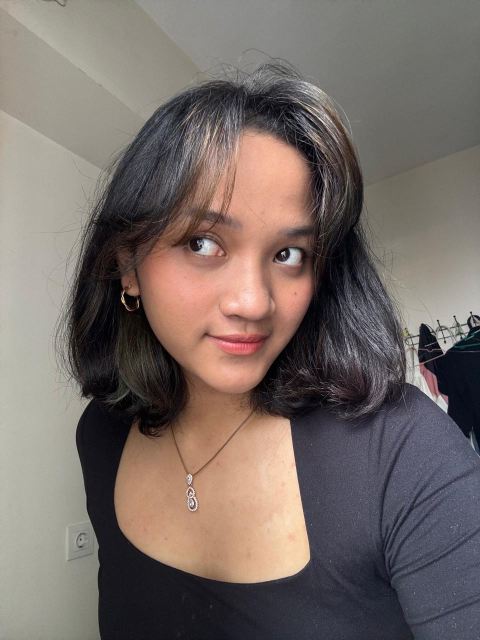
#> input picture data/face.jpeg, 960 x 1280 px (shown at 1/2 size)
$ jupyter execute watermarking_analysis.ipynb   (text cells are left out)
#> lines starting #> are read from the running program, lines starting #| are printed output that depends on the picture; after the words box and inside, x2 and y2 are one past the last pixel; in counts of white or black regions, pixels touching at a corner belong together; pictures that were not available may be replaced by others from this repository, and a replacement may not be noted
[cell 1]
import cv2
import numpy as np
import matplotlib.pyplot as plt
import matplotlib.patches as patches
import os
from scipy.fftpack import dct, idct

print("Libraries successfully imported.")

[cell 2]
# Global Parameters
BIT_POSITION = 3       # Posisi bit untuk penyisipan (Robust LSB)
WM_SIZE = (64, 64)      # Ukuran watermark
LOCATION = 'top-left'   # Lokasi penyisipan

def load_image(path, mode='gray'):
#> called with path = '../data/face.jpeg', mode = 'color'
    if mode == 'gray':
        img = cv2.imread(path, cv2.IMREAD_GRAYSCALE)
    else:
        img = cv2.imread(path, cv2.IMREAD_COLOR)
#> img is the input picture: shape (1280, 960, 3); mean B, G, R 102.4, 107.5, 118.6
    if img is None:
        raise FileNotFoundError(f"Gambar tidak ditemukan: {path}")
    return img

def load_watermark(path, size):
#> called with path = '../data/barbie_logo.png', size = (64, 64)
    wm = cv2.imread(path, cv2.IMREAD_GRAYSCALE)
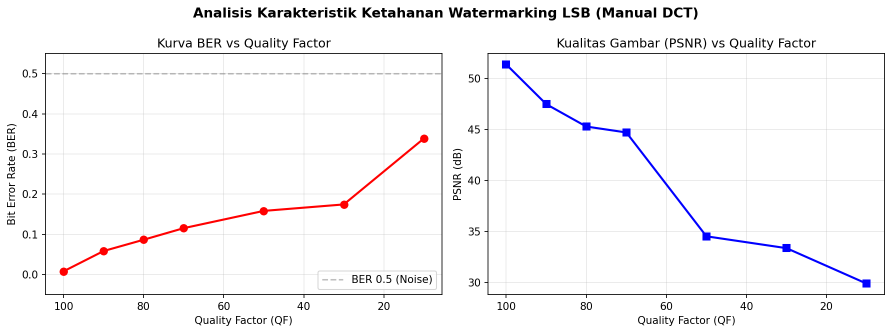
#> input picture Hasil/exp1_ber_psnr_chart.png, 1784 x 667 px, given in place of barbie_logo.png, which was not available (shown at 1/2 size)
#> wm: shape (667, 1784); min 0, max 255, mean 246.7
    if wm is None:
        raise FileNotFoundError(f"Watermark tidak ditemukan: {path}")
    wm = cv2.resize(wm, size, interpolation=cv2.INTER_NEAREST)
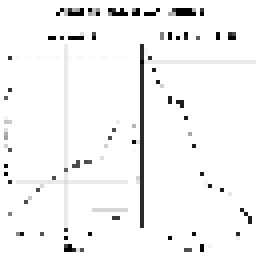
#> wm: shape (64, 64) (shown 4 times larger); min 0, max 255, mean 245
    _, wm_binary = cv2.threshold(wm, 127, 1, cv2.THRESH_BINARY)
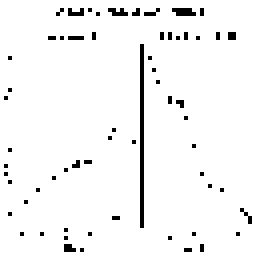
#> wm_binary: shape (64, 64) (shown 4 times larger); values 0 (black) and 1 (white), 96% white; black in thin lines or dots
    return wm_binary

def _get_location(location, img_h, img_w, wm_h, wm_w):
    if location == 'top-left': return 0, 0
    elif location == 'center': return (img_h - wm_h) // 2, (img_w - wm_w) // 2
    elif location == 'bottom-right': return img_h - wm_h, img_w - wm_w
    elif location == 'top-right': return 0, img_w - wm_w
    elif location == 'bottom-left': return img_h - wm_h, 0
    return 0, 0

[cell 3]
def embed_lsb(image, watermark_binary, location='center'):
#> called with location = 'top-left'
    img = image.copy()
    wm_h, wm_w = watermark_binary.shape
#> wm_h = 64; wm_w = 64
    img_h, img_w = img.shape[:2]
#> img_h = 1280; img_w = 960
    block_size = 3
    row_start, col_start = _get_location(location, img_h, img_w, wm_h * block_size, wm_w * block_size)
#> row_start = 0; col_start = 0
    mask = ~(1 << BIT_POSITION) & 0xFF
    for r in range(wm_h):
        for c in range(wm_w):
            bit = int(watermark_binary[r, c])
            r_img = row_start + (r * block_size)
            c_img = col_start + (c * block_size)
            if r_img + block_size <= img_h and c_img + block_size <= img_w:
                if len(img.shape) == 3:
                    region = img[r_img:r_img+block_size, c_img:c_img+block_size, 1]
                    img[r_img:r_img+block_size, c_img:c_img+block_size, 1] = (region & mask) | (bit << BIT_POSITION)
                else:
                    region = img[r_img:r_img+block_size, c_img:c_img+block_size]
                    img[r_img:r_img+block_size, c_img:c_img+block_size] = (region & mask) | (bit << BIT_POSITION)
#> img: shape (1280, 960, 3); 1.12% of pixels changed, all inside (x1, y1, x2, y2) = (0, 0, 192, 192)
    return img

def extract_lsb(watermarked_image, wm_size, location='center'):
    img = watermarked_image.copy()
    wm_w, wm_h = wm_size
    img_h, img_w = img.shape[:2]
    block_size = 3
    row_start, col_start = _get_location(location, img_h, img_w, wm_h * block_size, wm_w * block_size)
    extracted = np.zeros((wm_h, wm_w), dtype=np.uint8)
    for r in range(wm_h):
        for c in range(wm_w):
            r_img = row_start + (r * block_size)
            c_img = col_start + (c * block_size)
            if r_img + block_size <= img_h and c_img + block_size <= img_w:
                if len(img.shape) == 3:
                    region = img[r_img:r_img+block_size, c_img:c_img+block_size, 1]
                else:
                    region = img[r_img:r_img+block_size, c_img:c_img+block_size]
                bits_in_block = (region >> BIT_POSITION) & 1
                if np.mean(bits_in_block) >= 0.5: extracted[r, c] = 1
                else: extracted[r, c] = 0
    return extracted

[cell 4]
def calculate_psnr(original, compressed):
    mse = np.mean((original.astype(np.float64) - compressed.astype(np.float64)) ** 2)
    if mse == 0: return float('inf')
    return round(20 * np.log10(255.0 / np.sqrt(mse)), 2)

def calculate_ber(original_wm, extracted_wm):
    return round(np.sum(original_wm != extracted_wm) / original_wm.size, 4)

Q_TABLE = np.array([
    [16, 11, 10, 16, 24, 40, 51, 61],
    [12, 12, 14, 19, 26, 58, 60, 55],
    [14, 13, 16, 24, 40, 57, 69, 56],
    [14, 17, 22, 29, 51, 87, 80, 62],
    [18, 22, 37, 56, 68, 109, 103, 77],
    [24, 35, 55, 64, 81, 104, 113, 92],
    [49, 64, 78, 87, 103, 121, 120, 101],
    [72, 92, 95, 98, 112, 100, 103, 99]
], dtype=np.float32)

def dct2(a): return dct(dct(a.T, norm='ortho').T, norm='ortho')
def idct2(a): return idct(idct(a.T, norm='ortho').T, norm='ortho')

def apply_manual_jpeg(img, quality):
    s = 5000 / quality if quality < 50 else 200 - 2 * quality
    q_scaled = np.floor((s * Q_TABLE + 50) / 100)
    q_scaled[q_scaled < 1] = 1
    q_scaled[q_scaled > 255] = 255
    h, w = img.shape[:2]
    h_new, w_new = (h // 8) * 8, (w // 8) * 8
    result = img.copy().astype(np.float32)
    for ch in range(img.shape[2] if len(img.shape) == 3 else 1):
        for i in range(0, h_new, 8):
            for j in range(0, w_new, 8):
                if len(img.shape) == 3:
                    block = result[i:i+8, j:j+8, ch] - 128
                    coeffs = dct2(block)
                    quantized = np.round(coeffs / q_scaled)
                    dequantized = quantized * q_scaled
                    result[i:i+8, j:j+8, ch] = idct2(dequantized) + 128
                else:
                    block = result[i:i+8, j:j+8] - 128
                    coeffs = dct2(block)
                    quantized = np.round(coeffs / q_scaled)
                    dequantized = quantized * q_scaled
                    result[i:i+8, j:j+8] = idct2(dequantized) + 128
    return np.clip(result, 0, 255).astype(np.uint8)

[cell 5]
IMAGE_PATH = "../data/face.jpeg"
WATERMARK_PATH = "../data/barbie_logo.png"
QUALITY_FACTORS = [100, 90, 80, 70, 50, 30, 10]

# 1. Load Data
img_host = load_image(IMAGE_PATH, mode='color')
wm_binary = load_watermark(WATERMARK_PATH, (64, 64))

# 2. Embedding
watermarked = embed_lsb(img_host, wm_binary, location='top-left')

print("Eksperimen dimulai...")
results = []
for qf in QUALITY_FACTORS:
    compressed = apply_manual_jpeg(watermarked, quality=qf)
    extracted = extract_lsb(compressed, (64, 64), location='top-left')

    psnr_val = calculate_psnr(watermarked, compressed)
    ber_val = calculate_ber(wm_binary, extracted)
    results.append((qf, psnr_val, ber_val, extracted))
    print(f"QF: {qf} | PSNR: {psnr_val} dB | BER: {ber_val}")
#> this loop made 7 passes
#> (mse in calculate_psnr, psnr_val, ber_val) on passes 1 to 7: (0.474, 51.37, 0.0081), (1.16, 47.48, 0.0557), (1.92, 45.29, 0.0874), (2.2, 44.71, 0.115), (22.87, 34.54, 0.149), (29.87, 33.38, 0.182), (66.35, 29.91, 0.139)
#| QF: 100 | PSNR: 51.37 dB | BER: 0.0081
#| QF: 90 | PSNR: 47.48 dB | BER: 0.0557
#| QF: 80 | PSNR: 45.29 dB | BER: 0.0874
#| QF: 70 | PSNR: 44.71 dB | BER: 0.1145
#| QF: 50 | PSNR: 34.54 dB | BER: 0.1494
#| QF: 30 | PSNR: 33.38 dB | BER: 0.1819
#| QF: 10 | PSNR: 29.91 dB | BER: 0.1389
#> pass 1, `extracted = extract_lsb(compressed, (64, 64), location='top-left')`:
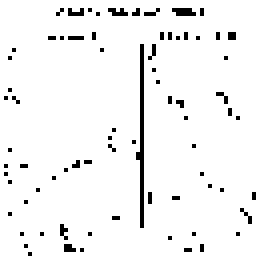
#> extracted: shape (64, 64) (shown 4 times larger); values 0 (black) and 1 (white), 95.2% white; black in thin lines or dots
#> after the loop, results = 7 items

[cell 6]
n = len(results) + 1
#> n = 8
fig, axes = plt.subplots(1, n, figsize=(20, 5))

axes[0].imshow(wm_binary, cmap='gray')
axes[0].set_title("Original")
axes[0].axis('off')

for i, (qf, psnr, ber, ext) in enumerate(results):
    axes[i+1].imshow(ext, cmap='gray')
    axes[i+1].set_title(f"QF={qf}\nBER={ber}")
    axes[i+1].axis('off')
#> this loop made 7 passes
#> (qf, psnr, ber) on passes 1 to 7: (100, 51.37, 0.0081), (90, 47.48, 0.0557), (80, 45.29, 0.0874), (70, 44.71, 0.115), (50, 34.54, 0.149), (30, 33.38, 0.182), (10, 29.91, 0.139)

plt.tight_layout()
plt.show()
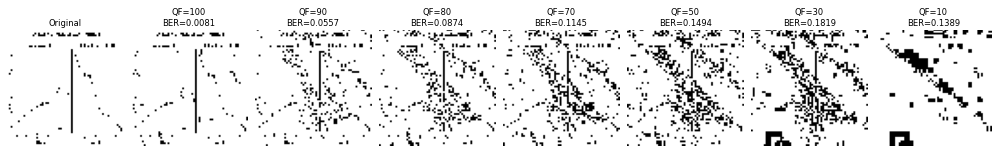
#> figure drawn by matplotlib, 8 panels
